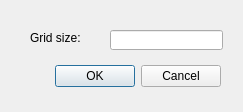
<?xml version="1.0" encoding="UTF-8"?>
<ui version="4.0">
 <class>ExhaustiveSearchSetupWidget</class>
 <widget class="QDialog" name="ExhaustiveSearchSetupWidget">
  <property name="geometry">
   <rect>
    <x>0</x>
    <y>0</y>
    <width>243</width>
    <height>112</height>
   </rect>
  </property>
  <property name="windowTitle">
   <string>Exhaustive Search</string>
  </property>
  <widget class="QWidget" name="layoutWidget">
   <property name="geometry">
    <rect>
     <x>30</x>
     <y>60</y>
     <width>191</width>
     <height>33</height>
    </rect>
   </property>
   <layout class="QHBoxLayout">
    <property name="spacing">
     <number>6</number>
    </property>
    <property name="margin">
     <number>0</number>
    </property>
    <item>
     <spacer>
      <property name="orientation">
       <enum>Qt::Horizontal</enum>
      </property>
      <property name="sizeHint" stdset="0">
       <size>
        <width>131</width>
        <height>31</height>
       </size>
      </property>
     </spacer>
    </item>
    <item>
     <widget class="QPushButton" name="okButton">
      <property name="text">
       <string>OK</string>
      </property>
     </widget>
    </item>
    <item>
     <widget class="QPushButton" name="cancelButton">
      <property name="text">
       <string>Cancel</string>
      </property>
     </widget>
    </item>
   </layout>
  </widget>
  <widget class="QLabel" name="label">
   <property name="geometry">
    <rect>
     <x>30</x>
     <y>30</y>
     <width>91</width>
     <height>16</height>
    </rect>
   </property>
   <property name="text">
    <string>Grid size:</string>
   </property>
  </widget>
  <widget class="QLineEdit" name="lineEditGridSize">
   <property name="geometry">
    <rect>
     <x>110</x>
     <y>30</y>
     <width>113</width>
     <height>20</height>
    </rect>
   </property>
  </widget>
 </widget>
 <resources/>
 <connections>
  <connection>
   <sender>okButton</sender>
   <signal>clicked()</signal>
   <receiver>Dialog</receiver>
   <slot>accept()</slot>
   <hints>
    <hint type="sourcelabel">
     <x>278</x>
     <y>253</y>
    </hint>
    <hint type="destinationlabel">
     <x>96</x>
     <y>254</y>
    </hint>
   </hints>
  </connection>
  <connection>
   <sender>cancelButton</sender>
   <signal>clicked()</signal>
   <receiver>Dialog</receiver>
   <slot>reject()</slot>
   <hints>
    <hint type="sourcelabel">
     <x>369</x>
     <y>253</y>
    </hint>
    <hint type="destinationlabel">
     <x>179</x>
     <y>282</y>
    </hint>
   </hints>
  </connection>
 </connections>
</ui>
